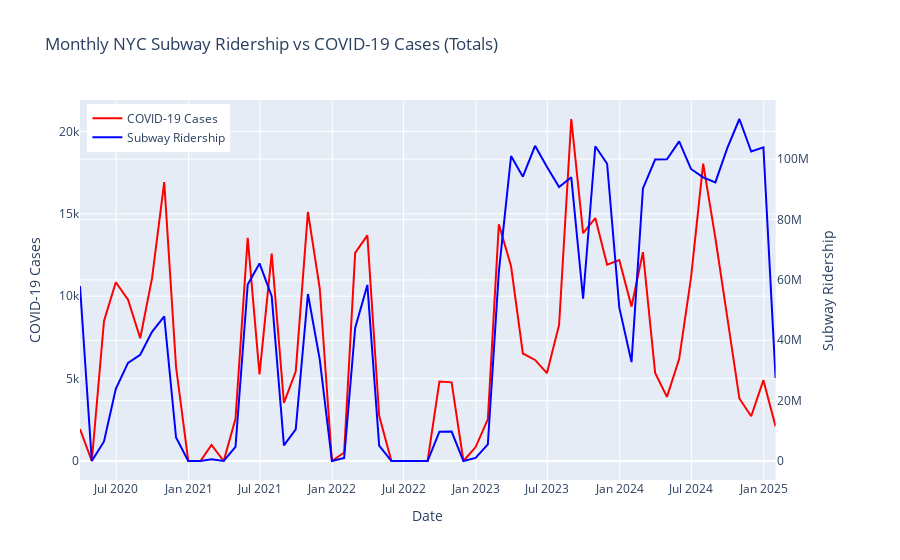

Write notebook code for a chart like this one.
### Markdown cell above
## Monthly Comparison of Ridership and COVID Cases

The monthly chart shows broad, long-term trends.  
Here we can see NYC’s gradual reopening process from 2020 to 2023.

Because monthly aggregation blends pre-lockdown and post-lockdown periods within the same month,  
the apparent correlation shifts — sometimes even appearing **positive**, which contradicts the daily pattern.

This is an important phenomenon to understand, and I explain it carefully in the final analysis.

### Code cell
plot_dual(monthly, "Monthly NYC Subway Ridership vs COVID-19 Cases (Totals)")
